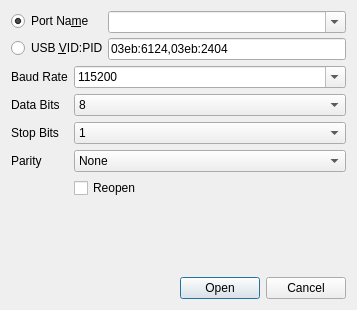
<?xml version="1.0" encoding="UTF-8"?>
<ui version="4.0">
 <class>Dialog</class>
 <widget class="QDialog" name="Dialog">
  <property name="geometry">
   <rect>
    <x>0</x>
    <y>0</y>
    <width>357</width>
    <height>310</height>
   </rect>
  </property>
  <property name="windowTitle">
   <string>pqcom port setup</string>
  </property>
  <layout class="QVBoxLayout" name="verticalLayout">
   <item>
    <layout class="QFormLayout" name="formLayout">
     <property name="fieldGrowthPolicy">
      <enum>QFormLayout::AllNonFixedFieldsGrow</enum>
     </property>
     <item row="3" column="0">
      <widget class="QLabel" name="label_2">
       <property name="text">
        <string>Baud Rate</string>
       </property>
      </widget>
     </item>
     <item row="3" column="1">
      <widget class="QComboBox" name="oBaud">
       <property name="editable">
        <bool>true</bool>
       </property>
       <item>
        <property name="text">
         <string>115200</string>
        </property>
       </item>
       <item>
        <property name="text">
         <string>57600</string>
        </property>
       </item>
       <item>
        <property name="text">
         <string>38400</string>
        </property>
       </item>
       <item>
        <property name="text">
         <string>19200</string>
        </property>
       </item>
       <item>
        <property name="text">
         <string>9600</string>
        </property>
       </item>
      </widget>
     </item>
     <item row="4" column="0">
      <widget class="QLabel" name="label_5">
       <property name="text">
        <string>Data Bits</string>
       </property>
      </widget>
     </item>
     <item row="4" column="1">
      <widget class="QComboBox" name="oBytebits">
       <property name="editable">
        <bool>false</bool>
       </property>
       <item>
        <property name="text">
         <string>8</string>
        </property>
       </item>
       <item>
        <property name="text">
         <string>7</string>
        </property>
       </item>
      </widget>
     </item>
     <item row="5" column="0">
      <widget class="QLabel" name="label_3">
       <property name="text">
        <string>Stop Bits</string>
       </property>
      </widget>
     </item>
     <item row="5" column="1">
      <widget class="QComboBox" name="oStopbits">
       <item>
        <property name="text">
         <string>1</string>
        </property>
       </item>
       <item>
        <property name="text">
         <string>1.5</string>
        </property>
       </item>
       <item>
        <property name="text">
         <string>2</string>
        </property>
       </item>
      </widget>
     </item>
     <item row="6" column="0">
      <widget class="QLabel" name="label_4">
       <property name="text">
        <string>Parity</string>
       </property>
      </widget>
     </item>
     <item row="6" column="1">
      <widget class="QComboBox" name="oParity">
       <item>
        <property name="text">
         <string>None</string>
        </property>
       </item>
       <item>
        <property name="text">
         <string>Even</string>
        </property>
       </item>
       <item>
        <property name="text">
         <string>Odd</string>
        </property>
       </item>
       <item>
        <property name="text">
         <string>Mark</string>
        </property>
       </item>
       <item>
        <property name="text">
         <string>Space</string>
        </property>
       </item>
      </widget>
     </item>
     <item row="7" column="1">
      <widget class="QCheckBox" name="oReconnect">
       <property name="toolTip">
        <string>Try to reopen port after disconnect</string>
       </property>
       <property name="text">
        <string>Reopen</string>
       </property>
      </widget>
     </item>
     <item row="2" column="0" colspan="2">
      <widget class="QFrame" name="frame">
       <property name="frameShadow">
        <enum>QFrame::Raised</enum>
       </property>
       <layout class="QFormLayout" name="formLayout_2">
        <property name="labelAlignment">
         <set>Qt::AlignLeading|Qt::AlignLeft|Qt::AlignVCenter</set>
        </property>
        <property name="horizontalSpacing">
         <number>0</number>
        </property>
        <property name="verticalSpacing">
         <number>5</number>
        </property>
        <property name="leftMargin">
         <number>0</number>
        </property>
        <property name="topMargin">
         <number>0</number>
        </property>
        <property name="rightMargin">
         <number>0</number>
        </property>
        <property name="bottomMargin">
         <number>0</number>
        </property>
        <item row="0" column="1">
         <widget class="QComboBox" name="portComboBox">
          <property name="editable">
           <bool>true</bool>
          </property>
         </widget>
        </item>
        <item row="0" column="0">
         <widget class="QRadioButton" name="oRadioName">
          <property name="text">
           <string>Port Na&amp;me</string>
          </property>
          <property name="checked">
           <bool>true</bool>
          </property>
         </widget>
        </item>
        <item row="2" column="0">
         <widget class="QRadioButton" name="oRadioVIDPID">
          <property name="toolTip">
           <string>List of HEX: VID:PID[, VID:PID...]. Example: 03eb:6124,03eb:2124</string>
          </property>
          <property name="text">
           <string>USB &amp;VID:PID</string>
          </property>
         </widget>
        </item>
        <item row="2" column="1">
         <widget class="QLineEdit" name="oVidpid">
          <property name="text">
           <string>03eb:6124,03eb:2404</string>
          </property>
         </widget>
        </item>
       </layout>
      </widget>
     </item>
    </layout>
   </item>
   <item>
    <widget class="QDialogButtonBox" name="buttonBox">
     <property name="orientation">
      <enum>Qt::Horizontal</enum>
     </property>
     <property name="standardButtons">
      <set>QDialogButtonBox::Cancel|QDialogButtonBox::Open</set>
     </property>
    </widget>
   </item>
  </layout>
 </widget>
 <resources/>
 <connections>
  <connection>
   <sender>buttonBox</sender>
   <signal>accepted()</signal>
   <receiver>Dialog</receiver>
   <slot>accept()</slot>
   <hints>
    <hint type="sourcelabel">
     <x>248</x>
     <y>254</y>
    </hint>
    <hint type="destinationlabel">
     <x>157</x>
     <y>274</y>
    </hint>
   </hints>
  </connection>
  <connection>
   <sender>buttonBox</sender>
   <signal>rejected()</signal>
   <receiver>Dialog</receiver>
   <slot>reject()</slot>
   <hints>
    <hint type="sourcelabel">
     <x>316</x>
     <y>260</y>
    </hint>
    <hint type="destinationlabel">
     <x>286</x>
     <y>274</y>
    </hint>
   </hints>
  </connection>
 </connections>
</ui>
